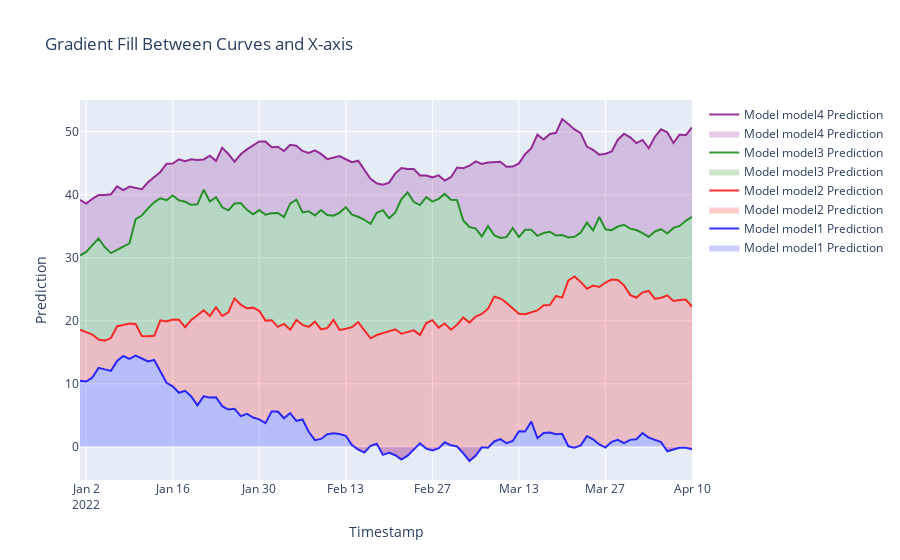

Notebook source saved alongside this figure:
### Markdown cell above
---

### Code cell
import numpy as np
import pandas as pd
import plotly.graph_objects as go

# Create toy data
np.random.seed(42)
timestamps = pd.date_range(start='2022-01-01', periods=100, freq='D')
pred_model1 = np.cumsum(np.random.randn(100)) + 10
pred_model2 = np.cumsum(np.random.randn(100)) + 20
pred_model3 = np.cumsum(np.random.randn(100)) + 30
pred_model4 = np.cumsum(np.random.randn(100)) + 40

data = pd.DataFrame({
    'timestamp': timestamps,
    'pred_model1': pred_model1,
    'pred_model2': pred_model2,
    'pred_model3': pred_model3,
    'pred_model4': pred_model4,
})

models = ['model1', 'model2', 'model3', 'model4']
base_colors = ['rgba(0, 0, 255, {})', 'rgba(255, 0, 0, {})', 'rgba(0, 128, 0, {})', 'rgba(128, 0, 128, {})']

# Create the plot
fig = go.Figure()

# Define opacity levels for gradient effect
opacity_levels = [0.2, 0.15, 0.1, 0.05]

for i, model in enumerate(models):
    # Add multiple layers with decreasing opacity for gradient effect
    for opacity in opacity_levels:
        fig.add_trace(go.Scatter(
            x=data['timestamp'],
            y=data[f'pred_{model}'],
            name=f'Model {model} Prediction' if opacity == opacity_levels[0] else None,  # Only label the first layer
            line=dict(color='rgba(0,0,0,0)'),
            fill='tonexty',
            fillcolor=base_colors[i % len(base_colors)].format(opacity),
            showlegend=opacity == opacity_levels[0]  # Only show legend for the first layer
        ))
    # Add the actual line on top of the gradient layers
    fig.add_trace(go.Scatter(
        x=data['timestamp'],
        y=data[f'pred_{model}'],
        name=f'Model {model} Prediction',
        line=dict(color=base_colors[i % len(base_colors)].format(0.8)),
    ))

# Update layout
fig.update_layout(
    title='Gradient Fill Between Curves and X-axis',
    xaxis_title='Timestamp',
    yaxis_title='Prediction',
    showlegend=True
)

fig.show()
